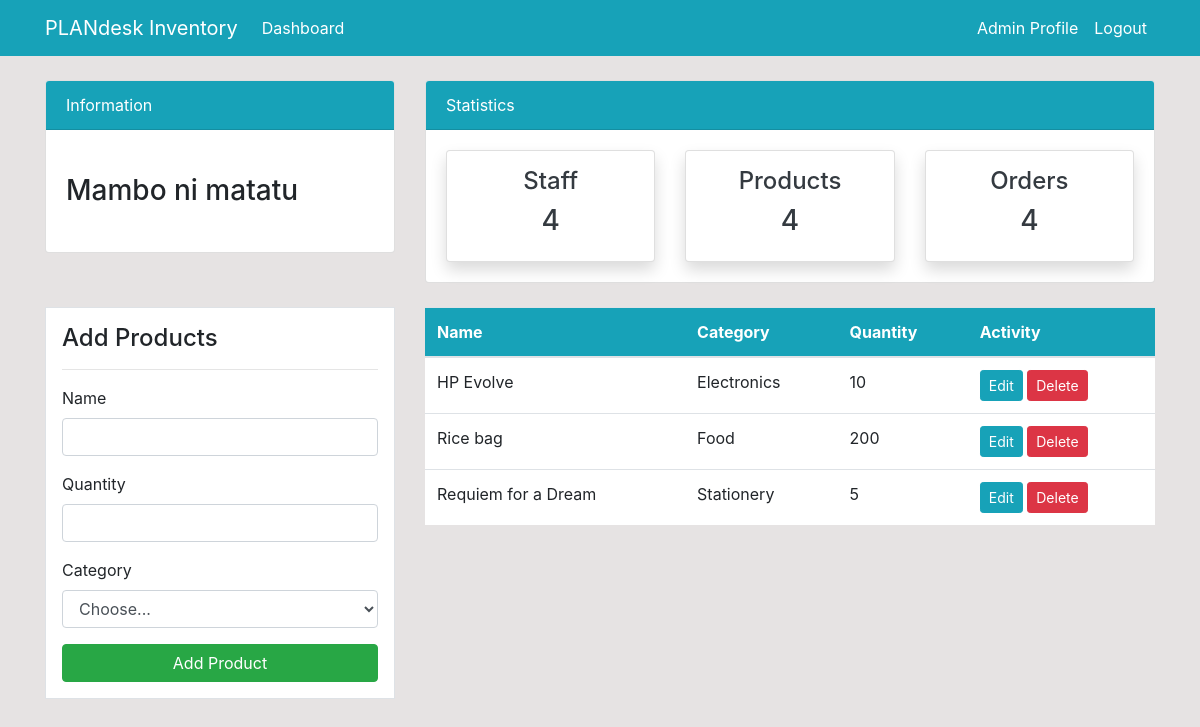
The page /product/ (signed in) on the database as committed earlier.
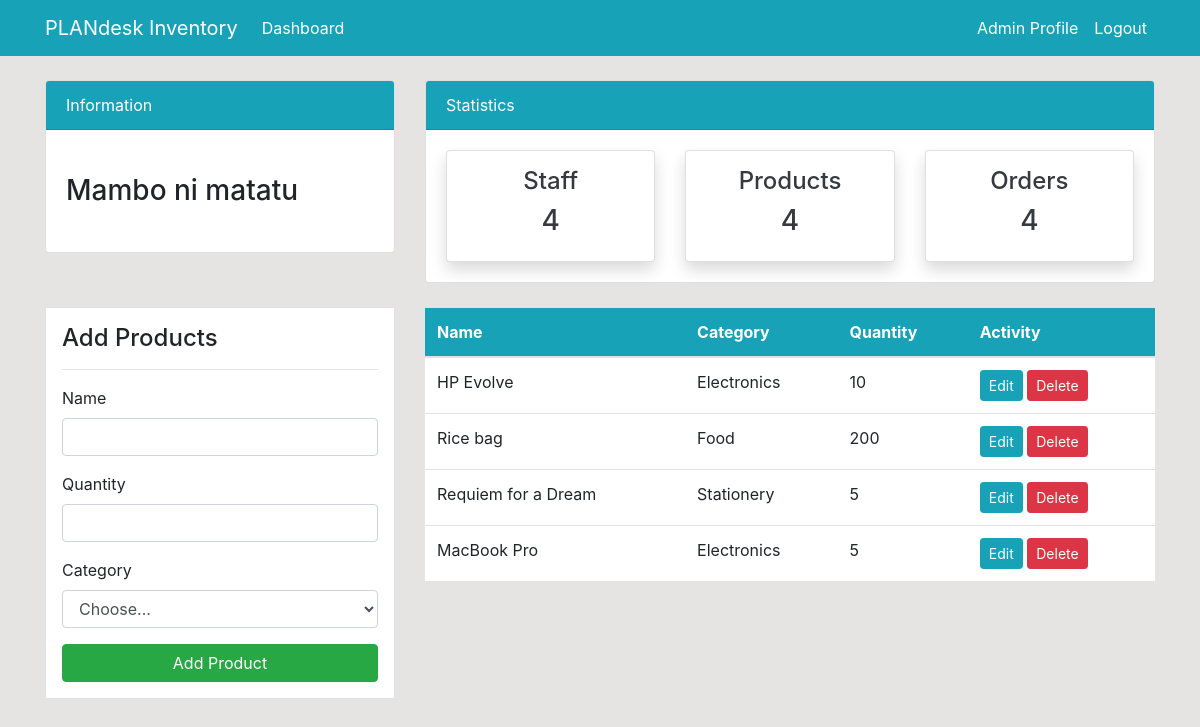
The same page on the database as committed later.
### dashboard/models.py (models this page shows, shortened)
class Product(models.Model):
    name = models.CharField(max_length=100, null=True)
    category = models.CharField(max_length=20, choices=CATEGORY, null=True)
    quantity = models.PositiveIntegerField(null=True)

### dashboard/views.py (the view)
# urls.py: path('product/', views.product, name='dashboard-product'),
@login_required
def product(request):
    items = Product.objects.all()
    context = {
        'items': items,
    }
    return render(request, 'dashboard/product.html', context)

### templates/dashboard/product.html (shortened to what this page needs)
{% extends 'partials/base.html' %} {% block title %}Products Page{% endblock %}
{% block content%} {% include 'partials/hero.html' %}
<div class="container">
  <div class="row my-4">
    <div class="col-md-4">
      <div class="border bg-white p-3">
        <h4>Add Products</h4>
        <hr />
        <form action="">
          <div class="form-group">
            <label for="exampleInputEmail1">Name</label>
            <input
              type="email"
              class="form-control"
              id="exampleInputEmail1"
              aria-describedby="emailHelp"
            />
          </div>
          <div class="form-group">
            <label for="exampleInputPassword1">Quantity</label>
            <input
              type="password"
              class="form-control"
              id="exampleInputPassword1"
            />
          </div>
          <div class="form-group">
            <label for="inputState">Category</label>
            <select id="inputState" class="form-control">
              <option selected>Choose...</option>
            </select>
          </div>
          <input
            class="btn btn-success btn-block"
            type="submit"
            value="Add Product"
          />
        </form>
      </div>
    </div>
    <div class="col-md-8">
      <table class="table bg-white">
        <thead class="bg-info">
          <tr class="text-white">
            <th scope="col">Name</th>
            <th scope="col">Category</th>
            <th scope="col">Quantity</th>
            <th scope="col">Activity</th>
          </tr>
        </thead>
        <tbody>
          {% for item in items %}
          <tr>
            <td>{{item.name}}</td>
            <td>{{item.category}}</td>
            <td>{{item.quantity}}</td>
            <td>
              <a class="btn btn-info btn-sm" href="">Edit</a>
              <a class="btn btn-danger btn-sm" href="">Delete</a>
            </td>
          </tr>
          {% endfor %}
        </tbody>
      </table>
    </div>
  </div>
</div>
{% endblock %}

### templates/partials/base.html (shortened to what this page needs)
{% load static %}
<!DOCTYPE html>
<html lang="en">
  <head>
    <link
      rel="stylesheet"
      href="https://cdn.jsdelivr.net/npm/bootstrap@4.6.2/dist/css/bootstrap.min.css"
    />
    <link rel="stylesheet" href="{% static '/style.css' %}" />
  </head>
  <body>
    {% include 'partials/nav.html' %}
    {% block content %}{% endblock %}
  </body>
</html>

### templates/partials/nav.html (shortened to what this page needs)
<nav class="navbar navbar-expand-lg navbar-info bg-info">
  {% if user.is_authenticated %}
  <div class="container">
    <a class="navbar-brand text-white" href="{% url 'dashboard-index' %}"
      >PLANdesk Inventory</a
    >
    <div class="collapse navbar-collapse" id="navbarSupportedContent">
      <ul class="navbar-nav mr-auto">
        <li class="nav-item active">
          <a class="nav-link text-white" href="{% url 'dashboard-index' %}"
            >Dashboard <span class="sr-only">(current)</span></a
          >
        </li>
      </ul>
      <ul class="navbar-nav ml-auto">
        <li class="nav-item active">
          <a class="nav-link text-white" href="{% url 'user-profile'%}"
            >Admin Profile <span class="sr-only">(current)</span></a
          >
        </li>
        <li class="nav-item">
          <a class="nav-link text-white" href="{% url 'user-logout' %}"
            >Logout</a
          >
        </li>
      </ul>
      {% endif %}
    </div>
  </div>
</nav>

### templates/partials/hero.html (shortened to what this page needs)
<div class="container">
  <div class="row mt-4">
    <div class="col-md-4">
      <div class="card">
        <div class="card-header bg-info text-white">Information</div>
        <div class="card-body">
          <marquee behavior="" direction="">
            <h3 class="my-4">Mambo ni matatu</h3>
          </marquee>
        </div>
      </div>
    </div>
    <div class="col-md-8">
      <div class="card">
        <div class="card-header bg-info text-white">Statistics</div>
        <div class="card-body">
          <div class="row">
            <div class="col-md-4">
              <a
                class="text-decoration-none text-dark"
                href="{% url 'dashboard-staff'%}"
              >
                <div class="card my-card shadow text-center p-3">
                  <h4>Staff </h4>
                  <h3>4</h3>
                </div>
              </a>
            </div>
            <div class="col-md-4">
              <a
                class="text-decoration-none text-dark"
                href="{% url 'dashboard-product'%}"
              >
                <div class="card my-card shadow text-center p-3">
                  <h4>Products </h4>
                  <h3>4</h3>
                </div>
              </a>
            </div>
            <div class="col-md-4">
              <a
                class="text-decoration-none text-dark"
                href="{% url 'dashboard-order'%}"
              >
                <div class="card my-card shadow text-center p-3">
                  <h4>Orders </h4>
                  <h3>4</h3>
                </div>
              </a>
            </div>
          </div>
        </div>
      </div>
    </div>
  </div>
</div>

### static/style.css (style rules this page uses)
body { background: rgb(230, 227, 227); }

Rows that differ between the two databases and show on the page:
added Product: name "MacBook Pro", category "Electronics", quantity "5"
